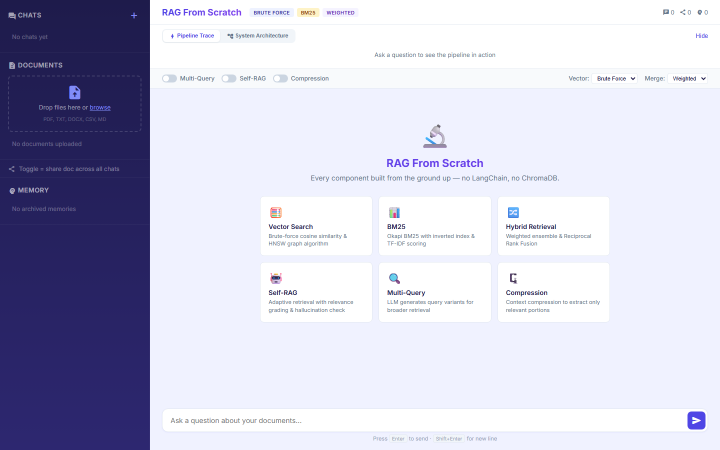
#> input picture rag-custom-engine/screenshots/raw_01_app_overview.png, 1440 x 900 px (shown at 1/2 size); its folder holds 6 pictures in this run
$ python annotate_screenshots.py
#> lines starting #> are read from the running program, lines starting #| are printed output that depends on the picture
"""
annotate_screenshots.py
Takes the 8 raw_*.png screenshots and adds numbered callout boxes,
highlight overlays, and labels using Pillow.

Run from the rag-custom-engine/ directory:
    python scripts/annotate_screenshots.py
"""

from pathlib import Path
from PIL import Image, ImageDraw, ImageFont

SS_DIR = Path(__file__).resolve().parent.parent / "screenshots"

# ── Drawing helpers ────────────────────────────────────────────────────

RED        = (229, 62,  62)
RED_ALPHA  = (229, 62,  62, 38)    # semi-transparent highlight fill
WHITE      = (255, 255, 255)
BADGE_RED  = (180, 30,  30)
RADIUS     = 8
STROKE     = 3


def _font(size: int):
    """Return a font, falling back to default if truetype not found."""
    for name in ["arialbd.ttf", "Arial Bold.ttf", "DejaVuSans-Bold.ttf", "Verdana.ttf", "arial.ttf"]:
        try:
            return ImageFont.truetype(name, size)
        except (IOError, OSError):
            pass
    return ImageFont.load_default()


def draw_callout(draw: ImageDraw.ImageDraw, img: Image.Image,
                 x1: int, y1: int, x2: int, y2: int,
                 number: int, label: str = ""):
    """
    Draw a numbered red callout box over a region.
      - Semi-transparent red fill inside the box
      - Red rounded-rectangle border
      - Filled red circle with white number in top-left corner
    """
    # Create overlay layer for fill
    overlay = Image.new("RGBA", img.size, (0, 0, 0, 0))
    ov_draw = ImageDraw.Draw(overlay)
    ov_draw.rounded_rectangle([x1, y1, x2, y2], radius=RADIUS, fill=RED_ALPHA)
    img.alpha_composite(overlay)

    # Border
    draw.rounded_rectangle([x1, y1, x2, y2], radius=RADIUS,
                            outline=RED, width=STROKE)

    # Badge circle
    badge_r = 14
    bx = x1 + badge_r + 2
    by = y1 - badge_r - 2
    draw.ellipse([bx - badge_r, by - badge_r, bx + badge_r, by + badge_r],
                 fill=BADGE_RED)
    # Number text
    fnt = _font(14)
    txt = str(number)
    bbox = draw.textbbox((0, 0), txt, font=fnt)
    tw, th = bbox[2] - bbox[0], bbox[3] - bbox[1]
    draw.text((bx - tw // 2, by - th // 2 - 1), txt, fill=WHITE, font=fnt)

    # Optional label pill
    if label:
        lbl_fnt = _font(12)
        lbl_bbox = draw.textbbox((0, 0), label, font=lbl_fnt)
        lw = lbl_bbox[2] - lbl_bbox[0] + 14
        lh = lbl_bbox[3] - lbl_bbox[1] + 8
        lx, ly = x1 + badge_r * 2 + 6, y1 - lh // 2 - badge_r
        draw.rounded_rectangle([lx, ly, lx + lw, ly + lh], radius=4, fill=BADGE_RED)
        draw.text((lx + 7, ly + 4), label, fill=WHITE, font=lbl_fnt)


def annotate(filename_in: str, filename_out: str,
             callouts: list[dict], title: str = ""):
    """Load raw image, draw callouts, save annotated version."""
#> called with filename_in = 'raw_01_app_overview.png', filename_out = '01-app-overview.png', title = ''
    src = SS_DIR / filename_in
    if not src.exists():
        print(f"  ⚠  {filename_in} not found — skipping")
        return

    img = Image.open(src).convert("RGBA")
    draw = ImageDraw.Draw(img)

    for c in callouts:
        draw_callout(draw, img,
                     c["x1"], c["y1"], c["x2"], c["y2"],
                     c["n"], c.get("label", ""))

    # Save as RGB PNG
    out = SS_DIR / filename_out
    img.convert("RGB").save(str(out))
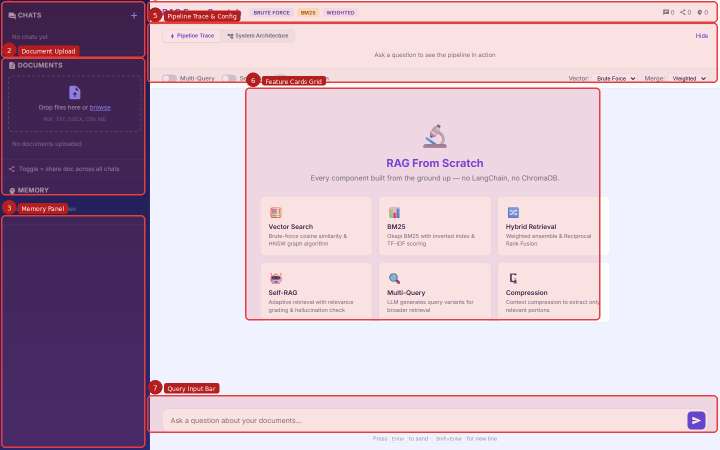
#> saved as 01-app-overview.png: PIL image 1440x900 RGB (shown at 1/2 size); mean R, G, B 206, 184.3, 200.8
    print(f"  ✓  {filename_out}")


# ── Per-screenshot callout definitions ────────────────────────────────
# Coordinates are for a 1440×900 viewport.
# Adjust if the layout shifts (check raw_* PNGs first).

ANNOTATIONS = [

    # 1 ── App Overview ─────────────────────────────────────────────
    dict(
        src="raw_01_app_overview.png",
        dst="01-app-overview.png",
        callouts=[
            dict(n=1, x1=2,   y1=2,   x2=290, y2=115,  label="Chats Panel"),
            dict(n=2, x1=2,   y1=115, x2=290, y2=390,  label="Document Upload"),
            dict(n=3, x1=2,   y1=430, x2=290, y2=895,  label="Memory Panel"),
            dict(n=4, x1=294, y1=2,   x2=1435,y2=45,   label="Header & Badges"),
            dict(n=5, x1=294, y1=45,  x2=1435,y2=165,  label="Pipeline Trace & Config"),
            dict(n=6, x1=490, y1=175, x2=1200,y2=640,  label="Feature Cards Grid"),
            dict(n=7, x1=294, y1=790, x2=1435,y2=865,  label="Query Input Bar"),
        ],
    ),

    # 2 ── Pipeline Config Bar ──────────────────────────────────────
    dict(
        src="raw_02_pipeline_config.png",
        dst="02-pipeline-config.png",
        callouts=[
            dict(n=1, x1=297, y1=133, x2=492,  y2=165, label="Multi-Query Toggle"),
            dict(n=2, x1=430, y1=133, x2=580,  y2=165, label="Self-RAG Toggle"),
            dict(n=3, x1=533, y1=133, x2=700,  y2=165, label="Compression Toggle"),
            dict(n=4, x1=1088,y1=133, x2=1265, y2=165, label="Vector Method"),
            dict(n=5, x1=1267,y1=133, x2=1435, y2=165, label="Merge Method"),
        ],
    ),

    # 3 ── Document Upload ──────────────────────────────────────────
    dict(
        src="raw_03_document_upload.png",
        dst="03-document-upload.png",
        callouts=[
            dict(n=1, x1=4,   y1=118, x2=286, y2=255,  label="Upload Zone"),
            dict(n=2, x1=4,   y1=255, x2=286, y2=395,  label="Doc List with Chunks"),
            dict(n=3, x1=4,   y1=415, x2=286, y2=445,  label="Share Toggle"),
        ],
    ),

    # 4 ── Pipeline Trace ───────────────────────────────────────────
    dict(
        src="raw_04_pipeline_trace.png",
        dst="04-pipeline-trace.png",
        callouts=[
            dict(n=1, x1=294, y1=46,  x2=440,  y2=82,  label="Pipeline Trace Tab"),
            dict(n=2, x1=540, y1=58,  x2=735,  y2=82,  label="Completed in 6.2 s"),
            dict(n=3, x1=294, y1=83,  x2=1435, y2=155, label="Step Chips Timeline"),
            dict(n=4, x1=294, y1=162, x2=700,  y2=640, label="Step Details List"),
        ],
    ),

    # 5 ── Pipeline Trace Step Details ──────────────────────────────
    dict(
        src="raw_05_pipeline_trace_details.png",
        dst="05-pipeline-trace-details.png",
        callouts=[
            dict(n=1, x1=294, y1=168, x2=700,  y2=228, label="Cross-Session Memory Step"),
            dict(n=2, x1=294, y1=290, x2=700,  y2=345, label="Multi-Query Expand Step"),
            dict(n=3, x1=294, y1=408, x2=700,  y2=466, label="Hybrid Search Step"),
            dict(n=4, x1=294, y1=465, x2=700,  y2=525, label="Relevance Grading Step"),
        ],
    ),

    # 6 ── System Architecture ──────────────────────────────────────
    # Image is 1440×1800; phases occupy top ~510px
    dict(
        src="raw_06_system_architecture.png",
        dst="06-system-architecture.png",
        callouts=[
            dict(n=1, x1=222, y1=63,  x2=1435, y2=238, label="Ingestion Phase"),
            dict(n=2, x1=222, y1=260, x2=1435, y2=418, label="Retrieval Phase"),
            dict(n=3, x1=222, y1=435, x2=1435, y2=515, label="Generation Phase"),
            dict(n=4, x1=222, y1=435, x2=410,  y2=515, label="Cross-Chat Memory"),
        ],
    ),

    # 7 ── RAG Answer with Citations ────────────────────────────────
    dict(
        src="raw_07_rag_answer.png",
        dst="07-rag-answer.png",
        callouts=[
            dict(n=1, x1=462, y1=228, x2=1208, y2=498, label="LLM Answer Text"),
            dict(n=2, x1=462, y1=450, x2=1208, y2=495, label="Inline Source Citation"),
            dict(n=3, x1=462, y1=503, x2=1208, y2=600, label="References Section"),
            dict(n=4, x1=1140,y1=2,   x2=1435, y2=44,  label="Chat/Memory Counters"),
        ],
    ),

    # 8 ── Cross-Session Memory ─────────────────────────────────────
    dict(
        src="raw_08_cross_session_memory.png",
        dst="08-cross-session-memory.png",
        callouts=[
            dict(n=1, x1=2,   y1=430, x2=290, y2=535,  label="Memory Panel"),
            dict(n=2, x1=4,   y1=470, x2=286, y2=513,  label="HNSW Session"),
            dict(n=3, x1=4,   y1=516, x2=286, y2=598,  label="More Archived Sessions"),
            dict(n=4, x1=1130,y1=2,   x2=1380,y2=44,   label="Memory Count Badge"),
        ],
    ),
]


# ── Main ──────────────────────────────────────────────────────────────

if __name__ == "__main__":
    print(f"Annotating screenshots in {SS_DIR}\n")
    for spec in ANNOTATIONS:
        annotate(spec["src"], spec["dst"], spec["callouts"])
    print("\n✅  All annotated screenshots saved.")
